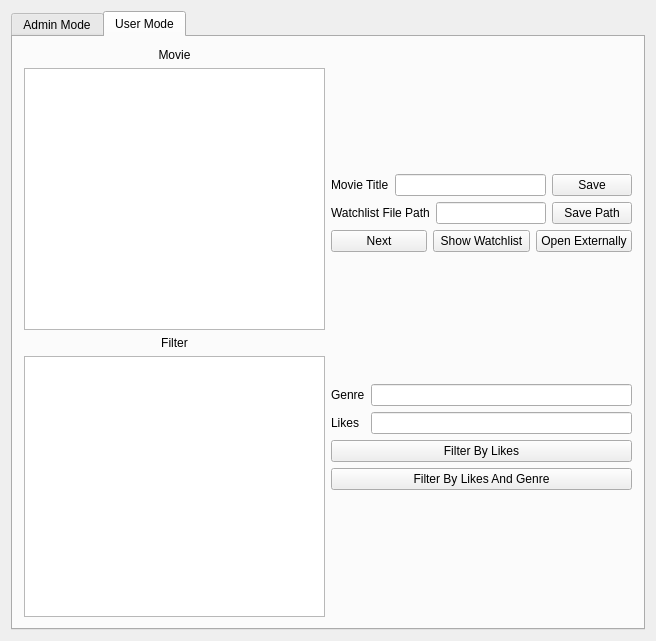
<?xml version="1.0" encoding="UTF-8"?>
<ui version="4.0">
 <class>Lab12Class</class>
 <widget class="QMainWindow" name="Lab12Class">
  <property name="geometry">
   <rect>
    <x>0</x>
    <y>0</y>
    <width>656</width>
    <height>641</height>
   </rect>
  </property>
  <property name="windowTitle">
   <string>Lab12</string>
  </property>
  <widget class="QWidget" name="centralWidget">
   <layout class="QGridLayout" name="gridLayout_3">
    <item row="0" column="0">
     <widget class="QTabWidget" name="mainWidget">
      <property name="currentIndex">
       <number>1</number>
      </property>
      <widget class="QWidget" name="adminTab">
       <attribute name="title">
        <string>Admin Mode</string>
       </attribute>
       <layout class="QGridLayout" name="gridLayout">
        <item row="0" column="0">
         <layout class="QHBoxLayout" name="horizontalLayout_2">
          <item>
           <widget class="QListWidget" name="movieDatabaseWidget"/>
          </item>
          <item>
           <layout class="QVBoxLayout" name="verticalLayout">
            <item>
             <layout class="QVBoxLayout" name="adminRightLayout">
              <item>
               <layout class="QGridLayout" name="inputDataLayout">
                <item row="0" column="0">
                 <widget class="QLabel" name="movieTitleLabel">
                  <property name="text">
                   <string>Movie Title</string>
                  </property>
                 </widget>
                </item>
                <item row="0" column="1">
                 <widget class="QLineEdit" name="movieTitleEdit"/>
                </item>
                <item row="1" column="0">
                 <widget class="QLabel" name="movieGenreLabel">
                  <property name="text">
                   <string>Movie Genre</string>
                  </property>
                 </widget>
                </item>
                <item row="1" column="1">
                 <widget class="QLineEdit" name="movieGenreEdit"/>
                </item>
                <item row="2" column="0">
                 <widget class="QLabel" name="releaseYearLabel">
                  <property name="text">
                   <string>Release Year</string>
                  </property>
                 </widget>
                </item>
                <item row="2" column="1">
                 <widget class="QLineEdit" name="releaseYearEdit"/>
                </item>
                <item row="3" column="0">
                 <widget class="QLabel" name="trailerLabel">
                  <property name="text">
                   <string>Trailer</string>
                  </property>
                 </widget>
                </item>
                <item row="3" column="1">
                 <widget class="QLineEdit" name="trailerEdit"/>
                </item>
                <item row="4" column="0">
                 <widget class="QLabel" name="likesLabel">
                  <property name="text">
                   <string>Likes</string>
                  </property>
                 </widget>
                </item>
                <item row="4" column="1">
                 <widget class="QLineEdit" name="likesEdit"/>
                </item>
               </layout>
              </item>
              <item>
               <layout class="QHBoxLayout" name="buttonsLayout">
                <item>
                 <widget class="QPushButton" name="addButton">
                  <property name="text">
                   <string>Add</string>
                  </property>
                 </widget>
                </item>
                <item>
                 <widget class="QPushButton" name="updateButton">
                  <property name="text">
                   <string>Update</string>
                  </property>
                 </widget>
                </item>
                <item>
                 <widget class="QPushButton" name="removeButton">
                  <property name="text">
                   <string>Remove</string>
                  </property>
                 </widget>
                </item>
               </layout>
              </item>
             </layout>
            </item>
            <item>
             <layout class="QHBoxLayout" name="readFileLayout">
              <item>
               <widget class="QPushButton" name="loadFilepathButton">
                <property name="text">
                 <string>Read File</string>
                </property>
               </widget>
              </item>
              <item>
               <widget class="QLineEdit" name="loadFilepathEdit"/>
              </item>
             </layout>
            </item>
            <item>
             <widget class="QLabel" name="faceChestii">
              <property name="text">
               <string>-</string>
              </property>
              <property name="alignment">
               <set>Qt::AlignCenter</set>
              </property>
             </widget>
            </item>
            <item>
             <layout class="QHBoxLayout" name="horizontalLayout">
              <item>
               <widget class="QPushButton" name="undoButton">
                <property name="text">
                 <string>Undo</string>
                </property>
               </widget>
              </item>
              <item>
               <widget class="QPushButton" name="redoButton">
                <property name="text">
                 <string>Redo</string>
                </property>
               </widget>
              </item>
             </layout>
            </item>
           </layout>
          </item>
         </layout>
        </item>
       </layout>
      </widget>
      <widget class="QWidget" name="userTab">
       <attribute name="title">
        <string>User Mode</string>
       </attribute>
       <layout class="QGridLayout" name="gridLayout_2">
        <item row="0" column="0">
         <layout class="QHBoxLayout" name="horizontalLayout_3">
          <item>
           <layout class="QVBoxLayout" name="verticalLayout_3">
            <item>
             <layout class="QVBoxLayout" name="currentMovieLayout">
              <item>
               <widget class="QLabel" name="currentMovieLabel">
                <property name="text">
                 <string>Movie</string>
                </property>
                <property name="alignment">
                 <set>Qt::AlignCenter</set>
                </property>
               </widget>
              </item>
              <item>
               <widget class="QListWidget" name="currentMovieData"/>
              </item>
             </layout>
            </item>
            <item>
             <layout class="QVBoxLayout" name="filterReslutLayout">
              <item>
               <widget class="QLabel" name="filterLabel">
                <property name="text">
                 <string>Filter</string>
                </property>
                <property name="alignment">
                 <set>Qt::AlignCenter</set>
                </property>
               </widget>
              </item>
              <item>
               <widget class="QListWidget" name="filterResultData"/>
              </item>
             </layout>
            </item>
           </layout>
          </item>
          <item>
           <layout class="QVBoxLayout" name="verticalLayout_2">
            <item>
             <layout class="QVBoxLayout" name="userRightLayout">
              <item>
               <layout class="QHBoxLayout" name="saveLayout">
                <item>
                 <widget class="QLabel" name="movieIDLabel">
                  <property name="text">
                   <string>Movie Title</string>
                  </property>
                 </widget>
                </item>
                <item>
                 <widget class="QLineEdit" name="movieIDEdit"/>
                </item>
                <item>
                 <widget class="QPushButton" name="saveIDButton">
                  <property name="text">
                   <string>Save</string>
                  </property>
                 </widget>
                </item>
               </layout>
              </item>
              <item>
               <layout class="QHBoxLayout" name="fileLayout">
                <item>
                 <widget class="QLabel" name="filePathLabel">
                  <property name="text">
                   <string>Watchlist File Path</string>
                  </property>
                 </widget>
                </item>
                <item>
                 <widget class="QLineEdit" name="filePathEdit"/>
                </item>
                <item>
                 <widget class="QPushButton" name="saveFilepath">
                  <property name="text">
                   <string>Save Path</string>
                  </property>
                 </widget>
                </item>
               </layout>
              </item>
              <item>
               <layout class="QHBoxLayout" name="userButtonLayout">
                <item>
                 <widget class="QPushButton" name="nextButton">
                  <property name="text">
                   <string>Next</string>
                  </property>
                 </widget>
                </item>
                <item>
                 <widget class="QPushButton" name="showWatchlistButton">
                  <property name="text">
                   <string>Show Watchlist</string>
                  </property>
                 </widget>
                </item>
                <item>
                 <widget class="QPushButton" name="openExternallyButton">
                  <property name="text">
                   <string>Open Externally</string>
                  </property>
                 </widget>
                </item>
               </layout>
              </item>
             </layout>
            </item>
            <item>
             <layout class="QVBoxLayout" name="filterLayout">
              <item>
               <layout class="QGridLayout" name="filterInputDataLayout">
                <item row="1" column="0">
                 <widget class="QLabel" name="likesFilterLabel">
                  <property name="text">
                   <string>Likes</string>
                  </property>
                 </widget>
                </item>
                <item row="1" column="1">
                 <widget class="QLineEdit" name="likesFilterEdit"/>
                </item>
                <item row="0" column="1">
                 <widget class="QLineEdit" name="genreFilterEdit"/>
                </item>
                <item row="0" column="0">
                 <widget class="QLabel" name="genreFilterLabel">
                  <property name="text">
                   <string>Genre</string>
                  </property>
                 </widget>
                </item>
               </layout>
              </item>
              <item>
               <widget class="QPushButton" name="filterByLikesButton">
                <property name="text">
                 <string>Filter By Likes</string>
                </property>
               </widget>
              </item>
              <item>
               <widget class="QPushButton" name="filterByLikesGenreButton">
                <property name="text">
                 <string>Filter By Likes And Genre</string>
                </property>
               </widget>
              </item>
             </layout>
            </item>
           </layout>
          </item>
         </layout>
        </item>
       </layout>
      </widget>
     </widget>
    </item>
   </layout>
  </widget>
 </widget>
 <layoutdefault spacing="6" margin="11"/>
 <resources>
  <include location="Lab12.qrc"/>
 </resources>
 <connections/>
</ui>
